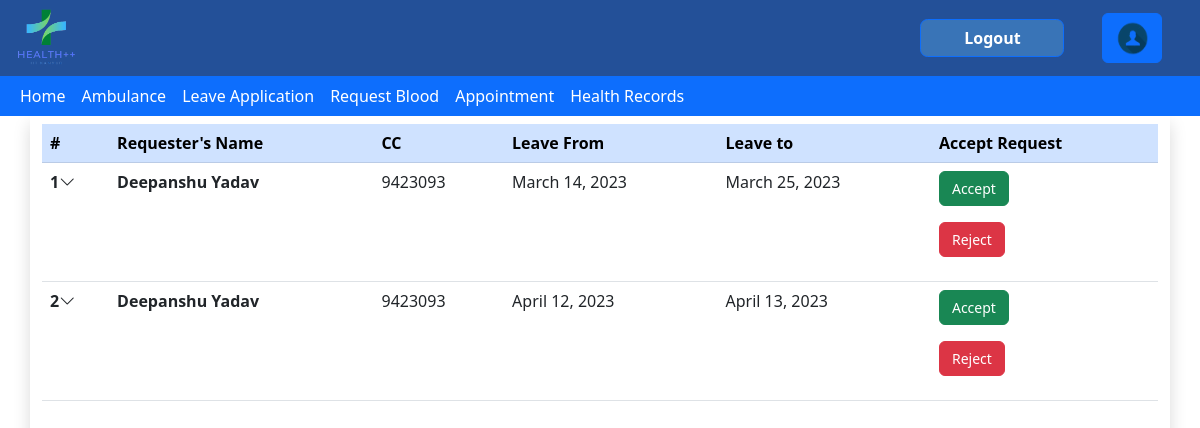
The page /leave/ViewApplications/ (signed in) on the database its author committed.
### leaveapp/models.py (models this page shows)
class LeaveApplication(models.Model):
    Account=models.ForeignKey(Account,on_delete=models.CASCADE,null=True)
    Leave_details=models.ForeignKey(Leave_detail,on_delete=models.CASCADE,null=True)
    Status=models.CharField(choices=status_choices,default='Pending',max_length=100,blank=True)

class Leave_detail(models.Model):
    FromDate=models.DateField()
    ToDate=models.DateField()
    Description=models.TextField(max_length=200)
    Prescription_Image=models.ImageField()
    requestTime=models.TimeField(null=True,blank=True)

### members/models.py (models this page shows, shortened)
class Account(models.Model):
    user=models.OneToOneField(User,on_delete=models.CASCADE)
    Role=models.CharField(max_length=100,choices=roles,default="Student",blank=True)
    DOB=models.DateField(blank=True,null=True)
    BloodG=models.CharField(choices=BloodG,null=True,max_length=20)
    CCID=models.CharField(null=True,max_length=20)
    Gender=models.CharField(null=True,default='Male',max_length=10)
    ContactNo=models.CharField(null=True,blank=True,max_length=13)

### leaveapp/views.py (the view)
# urls.py: path("ViewApplications/",views.viewApplications,name="ViewApplications"),
@login_required
def viewApplications(request):
    AllApps=LeaveApplication.objects.all()
    returnList=[]
    for application in AllApps:
        if (application.Status=="Pending"):
            returnList.append(application)
    return render(request,'leaveapp/ViewApplications.html',{
        "Queue":returnList,
        "Status":"Pending",
    })

### leaveapp/templates/leaveapp/ViewApplications.html (shortened to what this page needs)
{% extends 'health/base.html' %}
{%load static%}
{%block content%}
<html lang="en">
<head>
    <link href="https://cdn.jsdelivr.net/npm/bootstrap@5.3.0-alpha1/dist/css/bootstrap.min.css" rel="stylesheet"
>
    <link rel="stylesheet" href="https://cdn.jsdelivr.net/npm/bootstrap-icons@1.5.0/font/bootstrap-icons.css" />
</head>
<body>
    {%if user.account.Role == 'Student' or user.account.Role == 'DUGC'%}
    <div class="container shadow min-vh-100 py-2">
        <div class="table-responsive">
            <table class="table accordion">
                <thead class="table-primary">
                    <tr>
                        <th scope="col">#</th>
                        <th scope="col">Requester's Name</th>
                        <th scope="col">CC</th>
                        <th scope="col">Leave From</th>
                        <th scope="col">Leave to</th>
                        <th scope="col">Accept Request</th>
                    </tr>
                </thead>
                <tbody>
                    {% for Application in Queue %}
                    <tr data-bs-toggle="collapse" data-bs-target="#r{{forloop.counter}}" class="accordion-toggle">
                        <th scope="row">{{forloop.counter}}<i class="bi bi-chevron-down onhover-grey"></i></th>
                        <td><strong>{{Application.Account.user.get_full_name}}</strong></td>
                        <td>{{Application.Account.CCID}}</td>
                        <td>{{Application.Leave_details.FromDate}}</td>
                        <td>{{Application.Leave_details.ToDate}}</td>
                        {% if Status == 'Pending'  %}
                        <td>
                            <form id="accept-reject-form" method="POST" action="{% url 'Application_Response'%}">
                                <button type="submit" class="btn btn-success" style="font-size: 14;" name="submit" value="accept">Accept</button>
                                </form>
                            <form id="accept-reject-form" method="POST" action="{% url 'Application_Response'%}">
                                <button type="submit" class="btn btn-danger" style="font-size: 14;" name="submit" value="reject">Reject</button>
                                </form>
                        </td>
                        {%endif%}
                    </tr>
                    {%endfor%}
                </tbody>
            </table>
        </div>
    </div>
</body>
{%else%}
<h1>You are not authorized to acces this page</h1>
{%endif%}
</html>
{% endblock %}

### rows shown on the page
LeaveApplication: Account.user.get_full_name "Deepanshu Yadav", Account.CCID "9423093", Leave_details.FromDate "March 14, 2023", Leave_details.ToDate "March 25, 2023"
LeaveApplication: Account.user.get_full_name "Deepanshu Yadav", Account.CCID "9423093", Leave_details.FromDate "April 12, 2023", Leave_details.ToDate "April 13, 2023"
